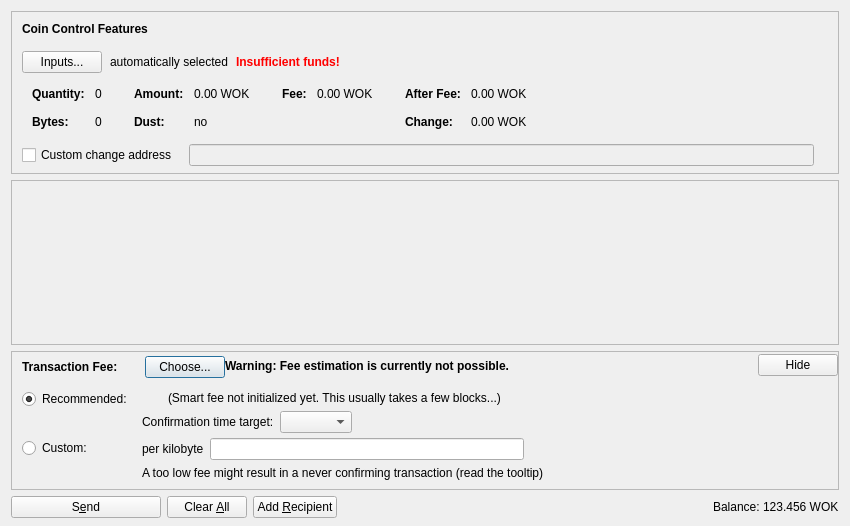
<?xml version="1.0" encoding="UTF-8"?>
<ui version="4.0">
 <class>SendCoinsDialog</class>
 <widget class="QDialog" name="SendCoinsDialog">
  <property name="geometry">
   <rect>
    <x>0</x>
    <y>0</y>
    <width>850</width>
    <height>526</height>
   </rect>
  </property>
  <property name="windowTitle">
   <string>Send Coins</string>
  </property>
  <layout class="QVBoxLayout" name="verticalLayout" stretch="0,1,0,0">
   <property name="bottomMargin">
    <number>8</number>
   </property>
   <item>
    <widget class="QFrame" name="frameCoinControl">
     <property name="sizePolicy">
      <sizepolicy hsizetype="Expanding" vsizetype="Expanding">
       <horstretch>0</horstretch>
       <verstretch>0</verstretch>
      </sizepolicy>
     </property>
     <property name="maximumSize">
      <size>
       <width>16777215</width>
       <height>16777215</height>
      </size>
     </property>
     <property name="frameShape">
      <enum>QFrame::StyledPanel</enum>
     </property>
     <property name="frameShadow">
      <enum>QFrame::Sunken</enum>
     </property>
     <layout class="QVBoxLayout" name="verticalLayoutCoinControl2">
      <property name="spacing">
       <number>0</number>
      </property>
      <property name="leftMargin">
       <number>0</number>
      </property>
      <property name="topMargin">
       <number>0</number>
      </property>
      <property name="rightMargin">
       <number>0</number>
      </property>
      <property name="bottomMargin">
       <number>6</number>
      </property>
      <item>
       <layout class="QVBoxLayout" name="verticalLayoutCoinControl" stretch="0,0,0,0,1">
        <property name="spacing">
         <number>0</number>
        </property>
        <property name="leftMargin">
         <number>10</number>
        </property>
        <property name="topMargin">
         <number>10</number>
        </property>
        <item>
         <layout class="QHBoxLayout" name="horizontalLayoutCoinControl1">
          <property name="bottomMargin">
           <number>15</number>
          </property>
          <item>
           <widget class="QLabel" name="labelCoinControlFeatures">
            <property name="sizePolicy">
             <sizepolicy hsizetype="Preferred" vsizetype="Maximum">
              <horstretch>0</horstretch>
              <verstretch>0</verstretch>
             </sizepolicy>
            </property>
            <property name="font">
             <font>
              <weight>75</weight>
              <bold>true</bold>
             </font>
            </property>
            <property name="styleSheet">
             <string notr="true">font-weight:bold;</string>
            </property>
            <property name="text">
             <string>Coin Control Features</string>
            </property>
           </widget>
          </item>
         </layout>
        </item>
        <item>
         <layout class="QHBoxLayout" name="horizontalLayoutCoinControl2" stretch="0,0,0,0">
          <property name="spacing">
           <number>8</number>
          </property>
          <property name="bottomMargin">
           <number>10</number>
          </property>
          <item>
           <widget class="QPushButton" name="pushButtonCoinControl">
            <property name="styleSheet">
             <string notr="true"/>
            </property>
            <property name="text">
             <string>Inputs...</string>
            </property>
            <property name="autoDefault">
             <bool>false</bool>
            </property>
           </widget>
          </item>
          <item>
           <widget class="QLabel" name="labelCoinControlAutomaticallySelected">
            <property name="text">
             <string>automatically selected</string>
            </property>
            <property name="margin">
             <number>5</number>
            </property>
           </widget>
          </item>
          <item>
           <widget class="QLabel" name="labelCoinControlInsuffFunds">
            <property name="font">
             <font>
              <weight>75</weight>
              <bold>true</bold>
             </font>
            </property>
            <property name="styleSheet">
             <string notr="true">color:red;font-weight:bold;</string>
            </property>
            <property name="text">
             <string>Insufficient funds!</string>
            </property>
            <property name="margin">
             <number>5</number>
            </property>
           </widget>
          </item>
          <item>
           <spacer name="horizontalSpacerCoinControl">
            <property name="orientation">
             <enum>Qt::Horizontal</enum>
            </property>
            <property name="sizeHint" stdset="0">
             <size>
              <width>40</width>
              <height>1</height>
             </size>
            </property>
           </spacer>
          </item>
         </layout>
        </item>
        <item>
         <widget class="QWidget" name="widgetCoinControl" native="true">
          <property name="sizePolicy">
           <sizepolicy hsizetype="Preferred" vsizetype="Preferred">
            <horstretch>0</horstretch>
            <verstretch>0</verstretch>
           </sizepolicy>
          </property>
          <property name="minimumSize">
           <size>
            <width>0</width>
            <height>0</height>
           </size>
          </property>
          <property name="styleSheet">
           <string notr="true"/>
          </property>
          <layout class="QHBoxLayout" name="horizontalLayoutCoinControl5">
           <property name="leftMargin">
            <number>0</number>
           </property>
           <property name="topMargin">
            <number>0</number>
           </property>
           <property name="rightMargin">
            <number>0</number>
           </property>
           <property name="bottomMargin">
            <number>0</number>
           </property>
           <item>
            <layout class="QHBoxLayout" name="horizontalLayoutCoinControl3" stretch="0,0,0,1">
             <property name="spacing">
              <number>20</number>
             </property>
             <property name="topMargin">
              <number>0</number>
             </property>
             <property name="bottomMargin">
              <number>10</number>
             </property>
             <item>
              <layout class="QFormLayout" name="formLayoutCoinControl1">
               <property name="horizontalSpacing">
                <number>10</number>
               </property>
               <property name="verticalSpacing">
                <number>14</number>
               </property>
               <property name="leftMargin">
                <number>10</number>
               </property>
               <property name="topMargin">
                <number>4</number>
               </property>
               <property name="rightMargin">
                <number>6</number>
               </property>
               <item row="0" column="0">
                <widget class="QLabel" name="labelCoinControlQuantityText">
                 <property name="font">
                  <font>
                   <weight>75</weight>
                   <bold>true</bold>
                  </font>
                 </property>
                 <property name="text">
                  <string>Quantity:</string>
                 </property>
                 <property name="margin">
                  <number>0</number>
                 </property>
                </widget>
               </item>
               <item row="0" column="1">
                <widget class="QLabel" name="labelCoinControlQuantity">
                 <property name="cursor">
                  <cursorShape>IBeamCursor</cursorShape>
                 </property>
                 <property name="contextMenuPolicy">
                  <enum>Qt::ActionsContextMenu</enum>
                 </property>
                 <property name="text">
                  <string notr="true">0</string>
                 </property>
                 <property name="margin">
                  <number>0</number>
                 </property>
                 <property name="textInteractionFlags">
                  <set>Qt::LinksAccessibleByMouse|Qt::TextSelectableByKeyboard|Qt::TextSelectableByMouse</set>
                 </property>
                </widget>
               </item>
               <item row="1" column="0">
                <widget class="QLabel" name="labelCoinControlBytesText">
                 <property name="font">
                  <font>
                   <weight>75</weight>
                   <bold>true</bold>
                  </font>
                 </property>
                 <property name="text">
                  <string>Bytes:</string>
                 </property>
                </widget>
               </item>
               <item row="1" column="1">
                <widget class="QLabel" name="labelCoinControlBytes">
                 <property name="cursor">
                  <cursorShape>IBeamCursor</cursorShape>
                 </property>
                 <property name="contextMenuPolicy">
                  <enum>Qt::ActionsContextMenu</enum>
                 </property>
                 <property name="text">
                  <string notr="true">0</string>
                 </property>
                 <property name="textInteractionFlags">
                  <set>Qt::LinksAccessibleByMouse|Qt::TextSelectableByKeyboard|Qt::TextSelectableByMouse</set>
                 </property>
                </widget>
               </item>
              </layout>
             </item>
             <item>
              <layout class="QFormLayout" name="formLayoutCoinControl2">
               <property name="horizontalSpacing">
                <number>10</number>
               </property>
               <property name="verticalSpacing">
                <number>14</number>
               </property>
               <property name="leftMargin">
                <number>6</number>
               </property>
               <property name="topMargin">
                <number>4</number>
               </property>
               <property name="rightMargin">
                <number>6</number>
               </property>
               <item row="0" column="0">
                <widget class="QLabel" name="labelCoinControlAmountText">
                 <property name="font">
                  <font>
                   <weight>75</weight>
                   <bold>true</bold>
                  </font>
                 </property>
                 <property name="text">
                  <string>Amount:</string>
                 </property>
                 <property name="margin">
                  <number>0</number>
                 </property>
                </widget>
               </item>
               <item row="0" column="1">
                <widget class="QLabel" name="labelCoinControlAmount">
                 <property name="cursor">
                  <cursorShape>IBeamCursor</cursorShape>
                 </property>
                 <property name="contextMenuPolicy">
                  <enum>Qt::ActionsContextMenu</enum>
                 </property>
                 <property name="text">
                  <string notr="true">0.00 WOK</string>
                 </property>
                 <property name="textInteractionFlags">
                  <set>Qt::LinksAccessibleByMouse|Qt::TextSelectableByKeyboard|Qt::TextSelectableByMouse</set>
                 </property>
                </widget>
               </item>
               <item row="1" column="0">
                <widget class="QLabel" name="labelCoinControlLowOutputText">
                 <property name="font">
                  <font>
                   <weight>75</weight>
                   <bold>true</bold>
                  </font>
                 </property>
                 <property name="text">
                  <string>Dust:</string>
                 </property>
                </widget>
               </item>
               <item row="1" column="1">
                <widget class="QLabel" name="labelCoinControlLowOutput">
                 <property name="cursor">
                  <cursorShape>IBeamCursor</cursorShape>
                 </property>
                 <property name="contextMenuPolicy">
                  <enum>Qt::ActionsContextMenu</enum>
                 </property>
                 <property name="text">
                  <string notr="true">no</string>
                 </property>
                 <property name="textInteractionFlags">
                  <set>Qt::LinksAccessibleByMouse|Qt::TextSelectableByKeyboard|Qt::TextSelectableByMouse</set>
                 </property>
                </widget>
               </item>
              </layout>
             </item>
             <item>
              <layout class="QFormLayout" name="formLayoutCoinControl3">
               <property name="horizontalSpacing">
                <number>10</number>
               </property>
               <property name="verticalSpacing">
                <number>14</number>
               </property>
               <property name="leftMargin">
                <number>6</number>
               </property>
               <property name="topMargin">
                <number>4</number>
               </property>
               <property name="rightMargin">
                <number>6</number>
               </property>
               <item row="0" column="0">
                <widget class="QLabel" name="labelCoinControlFeeText">
                 <property name="font">
                  <font>
                   <weight>75</weight>
                   <bold>true</bold>
                  </font>
                 </property>
                 <property name="text">
                  <string>Fee:</string>
                 </property>
                 <property name="margin">
                  <number>0</number>
                 </property>
                </widget>
               </item>
               <item row="0" column="1">
                <widget class="QLabel" name="labelCoinControlFee">
                 <property name="cursor">
                  <cursorShape>IBeamCursor</cursorShape>
                 </property>
                 <property name="contextMenuPolicy">
                  <enum>Qt::ActionsContextMenu</enum>
                 </property>
                 <property name="text">
                  <string notr="true">0.00 WOK</string>
                 </property>
                 <property name="textInteractionFlags">
                  <set>Qt::LinksAccessibleByMouse|Qt::TextSelectableByKeyboard|Qt::TextSelectableByMouse</set>
                 </property>
                </widget>
               </item>
              </layout>
             </item>
             <item>
              <layout class="QFormLayout" name="formLayoutCoinControl4">
               <property name="horizontalSpacing">
                <number>10</number>
               </property>
               <property name="verticalSpacing">
                <number>14</number>
               </property>
               <property name="leftMargin">
                <number>6</number>
               </property>
               <property name="topMargin">
                <number>4</number>
               </property>
               <property name="rightMargin">
                <number>6</number>
               </property>
               <item row="0" column="0">
                <widget class="QLabel" name="labelCoinControlAfterFeeText">
                 <property name="font">
                  <font>
                   <weight>75</weight>
                   <bold>true</bold>
                  </font>
                 </property>
                 <property name="text">
                  <string>After Fee:</string>
                 </property>
                 <property name="margin">
                  <number>0</number>
                 </property>
                </widget>
               </item>
               <item row="0" column="1">
                <widget class="QLabel" name="labelCoinControlAfterFee">
                 <property name="cursor">
                  <cursorShape>IBeamCursor</cursorShape>
                 </property>
                 <property name="contextMenuPolicy">
                  <enum>Qt::ActionsContextMenu</enum>
                 </property>
                 <property name="text">
                  <string notr="true">0.00 WOK</string>
                 </property>
                 <property name="textInteractionFlags">
                  <set>Qt::LinksAccessibleByMouse|Qt::TextSelectableByKeyboard|Qt::TextSelectableByMouse</set>
                 </property>
                </widget>
               </item>
               <item row="1" column="0">
                <widget class="QLabel" name="labelCoinControlChangeText">
                 <property name="font">
                  <font>
                   <weight>75</weight>
                   <bold>true</bold>
                  </font>
                 </property>
                 <property name="text">
                  <string>Change:</string>
                 </property>
                </widget>
               </item>
               <item row="1" column="1">
                <widget class="QLabel" name="labelCoinControlChange">
                 <property name="cursor">
                  <cursorShape>IBeamCursor</cursorShape>
                 </property>
                 <property name="contextMenuPolicy">
                  <enum>Qt::ActionsContextMenu</enum>
                 </property>
                 <property name="text">
                  <string notr="true">0.00 WOK</string>
                 </property>
                 <property name="textInteractionFlags">
                  <set>Qt::LinksAccessibleByMouse|Qt::TextSelectableByKeyboard|Qt::TextSelectableByMouse</set>
                 </property>
                </widget>
               </item>
              </layout>
             </item>
            </layout>
           </item>
          </layout>
         </widget>
        </item>
        <item>
         <layout class="QHBoxLayout" name="horizontalLayoutCoinControl4" stretch="0,0,0">
          <property name="spacing">
           <number>12</number>
          </property>
          <property name="sizeConstraint">
           <enum>QLayout::SetDefaultConstraint</enum>
          </property>
          <property name="topMargin">
           <number>5</number>
          </property>
          <property name="rightMargin">
           <number>5</number>
          </property>
          <item>
           <widget class="QCheckBox" name="checkBoxCoinControlChange">
            <property name="toolTip">
             <string>If this is activated, but the change address is empty or invalid, change will be sent to a newly generated address.</string>
            </property>
            <property name="text">
             <string>Custom change address</string>
            </property>
           </widget>
          </item>
          <item>
           <widget class="QValidatedLineEdit" name="lineEditCoinControlChange">
            <property name="enabled">
             <bool>false</bool>
            </property>
            <property name="sizePolicy">
             <sizepolicy hsizetype="Expanding" vsizetype="Fixed">
              <horstretch>0</horstretch>
              <verstretch>0</verstretch>
             </sizepolicy>
            </property>
           </widget>
          </item>
          <item>
           <widget class="QLabel" name="labelCoinControlChangeLabel">
            <property name="sizePolicy">
             <sizepolicy hsizetype="Preferred" vsizetype="Expanding">
              <horstretch>0</horstretch>
              <verstretch>0</verstretch>
             </sizepolicy>
            </property>
            <property name="minimumSize">
             <size>
              <width>0</width>
              <height>0</height>
             </size>
            </property>
            <property name="text">
             <string/>
            </property>
            <property name="margin">
             <number>3</number>
            </property>
           </widget>
          </item>
         </layout>
        </item>
        <item>
         <spacer name="verticalSpacerCoinControl">
          <property name="orientation">
           <enum>Qt::Vertical</enum>
          </property>
          <property name="sizeHint" stdset="0">
           <size>
            <width>800</width>
            <height>1</height>
           </size>
          </property>
         </spacer>
        </item>
       </layout>
      </item>
     </layout>
    </widget>
   </item>
   <item>
    <widget class="QScrollArea" name="scrollArea">
     <property name="widgetResizable">
      <bool>true</bool>
     </property>
     <widget class="QWidget" name="scrollAreaWidgetContents">
      <property name="geometry">
       <rect>
        <x>0</x>
        <y>0</y>
        <width>830</width>
        <height>104</height>
       </rect>
      </property>
      <layout class="QVBoxLayout" name="verticalLayout_2" stretch="0,1">
       <property name="leftMargin">
        <number>0</number>
       </property>
       <property name="topMargin">
        <number>0</number>
       </property>
       <property name="rightMargin">
        <number>0</number>
       </property>
       <property name="bottomMargin">
        <number>0</number>
       </property>
       <item>
        <layout class="QVBoxLayout" name="entries">
         <property name="spacing">
          <number>6</number>
         </property>
        </layout>
       </item>
       <item>
        <spacer name="verticalSpacer">
         <property name="orientation">
          <enum>Qt::Vertical</enum>
         </property>
         <property name="sizeHint" stdset="0">
          <size>
           <width>20</width>
           <height>40</height>
          </size>
         </property>
        </spacer>
       </item>
      </layout>
     </widget>
    </widget>
   </item>
   <item>
    <widget class="QFrame" name="frameFee">
     <property name="sizePolicy">
      <sizepolicy hsizetype="Expanding" vsizetype="Expanding">
       <horstretch>0</horstretch>
       <verstretch>0</verstretch>
      </sizepolicy>
     </property>
     <property name="maximumSize">
      <size>
       <width>16777215</width>
       <height>16777215</height>
      </size>
     </property>
     <property name="frameShape">
      <enum>QFrame::StyledPanel</enum>
     </property>
     <property name="frameShadow">
      <enum>QFrame::Sunken</enum>
     </property>
     <layout class="QVBoxLayout" name="verticalLayoutFee1">
      <property name="spacing">
       <number>0</number>
      </property>
      <property name="leftMargin">
       <number>0</number>
      </property>
      <property name="topMargin">
       <number>0</number>
      </property>
      <property name="rightMargin">
       <number>0</number>
      </property>
      <property name="bottomMargin">
       <number>0</number>
      </property>
      <item>
       <layout class="QVBoxLayout" name="verticalLayoutFee2" stretch="0,0,0">
        <property name="spacing">
         <number>0</number>
        </property>
        <property name="leftMargin">
         <number>10</number>
        </property>
        <property name="topMargin">
         <number>0</number>
        </property>
        <item>
         <layout class="QHBoxLayout" name="horizontalLayoutFee1">
          <property name="bottomMargin">
           <number>0</number>
          </property>
          <item>
           <layout class="QVBoxLayout" name="verticalLayoutFee7">
            <property name="spacing">
             <number>0</number>
            </property>
            <item>
             <spacer name="verticalSpacerSmartFee">
              <property name="orientation">
               <enum>Qt::Vertical</enum>
              </property>
              <property name="sizeType">
               <enum>QSizePolicy::Fixed</enum>
              </property>
              <property name="sizeHint" stdset="0">
               <size>
                <width>1</width>
                <height>4</height>
               </size>
              </property>
             </spacer>
            </item>
            <item>
             <layout class="QHBoxLayout" name="horizontalLayoutSmartFee">
              <property name="spacing">
               <number>10</number>
              </property>
              <item>
               <widget class="QLabel" name="labelFeeHeadline">
                <property name="sizePolicy">
                 <sizepolicy hsizetype="Preferred" vsizetype="Maximum">
                  <horstretch>0</horstretch>
                  <verstretch>0</verstretch>
                 </sizepolicy>
                </property>
                <property name="font">
                 <font>
                  <weight>75</weight>
                  <bold>true</bold>
                 </font>
                </property>
                <property name="styleSheet">
                 <string notr="true">font-weight:bold;</string>
                </property>
                <property name="text">
                 <string>Transaction Fee:</string>
                </property>
               </widget>
              </item>
              <item>
               <widget class="QLabel" name="labelFeeMinimized">
                <property name="text">
                 <string/>
                </property>
               </widget>
              </item>
              <item>
               <widget class="QPushButton" name="buttonChooseFee">
                <property name="text">
                 <string>Choose...</string>
                </property>
               </widget>
              </item>
             </layout>
            </item>
            <item>
             <spacer name="verticalSpacer_5">
              <property name="orientation">
               <enum>Qt::Vertical</enum>
              </property>
              <property name="sizeHint" stdset="0">
               <size>
                <width>1</width>
                <height>1</height>
               </size>
              </property>
             </spacer>
            </item>
           </layout>
          </item>
          <item>
           <widget class="QLabel" name="fallbackFeeWarningLabel">
            <property name="toolTip">
             <string>Using the fallbackfee can result in sending a transaction that will take several hours or days (or never) to confirm. Consider choosing your fee manually or wait until you have validated the complete chain.</string>
            </property>
            <property name="font">
            <font>
                <weight>75</weight>
                <bold>true</bold>
            </font>
            </property>
            <property name="text">
             <string>Warning: Fee estimation is currently not possible.</string>
            </property>
            <property name="wordWrap">
             <bool>false</bool>
            </property>
           </widget>
          </item>
          <item>
           <spacer name="horizontalSpacer_4">
            <property name="orientation">
             <enum>Qt::Horizontal</enum>
            </property>
            <property name="sizeType">
             <enum>QSizePolicy::MinimumExpanding</enum>
            </property>
            <property name="sizeHint" stdset="0">
             <size>
              <width>40</width>
              <height>20</height>
             </size>
            </property>
           </spacer>
          </item>
          <item>
           <widget class="QPushButton" name="buttonMinimizeFee">
            <property name="toolTip">
             <string>collapse fee-settings</string>
            </property>
            <property name="text">
             <string>Hide</string>
            </property>
           </widget>
          </item>
         </layout>
        </item>
        <item>
         <widget class="QFrame" name="frameFeeSelection">
          <layout class="QVBoxLayout" name="verticalLayoutFee12">
           <property name="spacing">
            <number>0</number>
           </property>
           <property name="leftMargin">
            <number>0</number>
           </property>
           <property name="topMargin">
            <number>0</number>
           </property>
           <property name="rightMargin">
            <number>0</number>
           </property>
           <property name="bottomMargin">
            <number>0</number>
           </property>
           <item>
            <layout class="QGridLayout" name="gridLayoutFee">
             <property name="topMargin">
              <number>10</number>
             </property>
             <property name="bottomMargin">
              <number>4</number>
             </property>
             <property name="horizontalSpacing">
              <number>10</number>
             </property>
             <property name="verticalSpacing">
              <number>4</number>
             </property>
             <item row="1" column="1">
              <layout class="QVBoxLayout" name="verticalLayoutFee8">
               <property name="spacing">
                <number>6</number>
               </property>
               <item>
                <layout class="QHBoxLayout" name="horizontalLayoutFee13">
                 <item>
                  <widget class="QLabel" name="labelCustomPerKilobyte">
                   <property name="toolTip">
                    <string>Specify a custom fee per kB (1,000 bytes) of the transaction's virtual size.

Note:  Since the fee is calculated on a per-byte basis, a fee of "100 satoshis per kB" for a transaction size of 500 bytes (half of 1 kB) would ultimately yield a fee of only 50 satoshis.</string>
                   </property>
                   <property name="text">
                    <string>per kilobyte</string>
                   </property>
                  </widget>
                 </item>
                 <item>
                  <widget class="BitcoinAmountField" name="customFee"/>
                 </item>
                 <item>
                  <spacer name="horizontalSpacer_6">
                   <property name="orientation">
                    <enum>Qt::Horizontal</enum>
                   </property>
                   <property name="sizeHint" stdset="0">
                    <size>
                     <width>1</width>
                     <height>1</height>
                    </size>
                   </property>
                  </spacer>
                 </item>
                </layout>
               </item>
               <item>
                <layout class="QHBoxLayout" name="horizontalLayoutFee8">
                 <item>
                  <widget class="QLabel" name="labelCustomFeeWarning">
                   <property name="enabled">
                    <bool>true</bool>
                   </property>
                   <property name="toolTip">
                    <string>When there is less transaction volume than space in the blocks, miners as well as relaying nodes may enforce a minimum fee. Paying only this minimum fee is just fine, but be aware that this can result in a never confirming transaction once there is more demand for workcoin transactions than the network can process.</string>
                   </property>
                   <property name="text">
                    <string>A too low fee might result in a never confirming transaction (read the tooltip)</string>
                   </property>
                  </widget>
                 </item>
                 <item>
                  <spacer name="horizontalSpacer_2">
                   <property name="orientation">
                    <enum>Qt::Horizontal</enum>
                   </property>
                   <property name="sizeHint" stdset="0">
                    <size>
                     <width>1</width>
                     <height>1</height>
                    </size>
                   </property>
                  </spacer>
                 </item>
                </layout>
               </item>
              </layout>
             </item>
             <item row="0" column="0">
              <layout class="QVBoxLayout" name="verticalLayoutFee4" stretch="0,1">
               <item>
                <widget class="QRadioButton" name="radioSmartFee">
                 <property name="text">
                  <string>Recommended:</string>
                 </property>
                 <property name="checked">
                  <bool>true</bool>
                 </property>
                 <attribute name="buttonGroup">
                  <string notr="true">groupFee</string>
                 </attribute>
                </widget>
               </item>
               <item>
                <spacer name="verticalSpacer_2">
                 <property name="orientation">
                  <enum>Qt::Vertical</enum>
                 </property>
                 <property name="sizeHint" stdset="0">
                  <size>
                   <width>1</width>
                   <height>1</height>
                  </size>
                 </property>
                </spacer>
               </item>
              </layout>
             </item>
             <item row="1" column="0">
              <layout class="QVBoxLayout" name="verticalLayoutFee9" stretch="0,1">
               <item>
                <widget class="QRadioButton" name="radioCustomFee">
                 <property name="text">
                  <string>Custom:</string>
                 </property>
                 <attribute name="buttonGroup">
                  <string notr="true">groupFee</string>
                 </attribute>
                </widget>
               </item>
               <item>
                <spacer name="verticalSpacer_6">
                 <property name="orientation">
                  <enum>Qt::Vertical</enum>
                 </property>
                 <property name="sizeHint" stdset="0">
                  <size>
                   <width>1</width>
                   <height>1</height>
                  </size>
                 </property>
                </spacer>
               </item>
              </layout>
             </item>
             <item row="0" column="1">
              <layout class="QVBoxLayout" name="verticalLayoutFee3" stretch="0,0,1">
               <property name="spacing">
                <number>6</number>
               </property>
               <property name="topMargin">
                <number>2</number>
               </property>
               <item>
                <layout class="QHBoxLayout" name="horizontalLayoutFee12">
                 <item>
                  <widget class="QLabel" name="labelSmartFee">
                   <property name="text">
                    <string/>
                   </property>
                  </widget>
                 </item>
                 <item>
                  <widget class="QLabel" name="labelFeeEstimation">
                   <property name="text">
                    <string/>
                   </property>
                  </widget>
                 </item>
                 <item>
                  <widget class="QLabel" name="labelSmartFee2">
                   <property name="text">
                    <string>(Smart fee not initialized yet. This usually takes a few blocks...)</string>
                   </property>
                  </widget>
                 </item>
                 <item>
                  <spacer name="horizontalSpacer_5">
                   <property name="orientation">
                    <enum>Qt::Horizontal</enum>
                   </property>
                   <property name="sizeHint" stdset="0">
                    <size>
                     <width>1</width>
                     <height>1</height>
                    </size>
                   </property>
                  </spacer>
                 </item>
                </layout>
               </item>
               <item>
                <layout class="QHBoxLayout" name="horizontalLayoutFee9">
                 <item>
                  <layout class="QVBoxLayout" name="verticalLayoutFee6">
                   <item>
                    <widget class="QLabel" name="labelSmartFee3">
                     <property name="text">
                      <string>Confirmation time target:</string>
                     </property>
                    </widget>
                   </item>
                  </layout>
                 </item>
                 <item>
                  <layout class="QVBoxLayout" name="verticalLayoutFee5">
                   <property name="rightMargin">
                    <number>30</number>
                   </property>
                   <item>
                    <layout class="QHBoxLayout" name="horizontalLayoutConfTarget">
                     <property name="bottomMargin">
                      <number>0</number>
                     </property>
                     <item>
                      <widget class="QComboBox" name="confTargetSelector"/>
                     </item>
                     <item>
                      <spacer name="horizontalSpacerConfTarget">
                       <property name="orientation">
                        <enum>Qt::Horizontal</enum>
                       </property>
                       <property name="sizeHint" stdset="0">
                        <size>
                         <width>40</width>
                         <height>20</height>
                        </size>
                       </property>
                      </spacer>
                     </item>
                    </layout>
                   </item>
                  </layout>
                 </item>
                </layout>
               </item>
               <item>
                <spacer name="verticalSpacer_4">
                 <property name="orientation">
                  <enum>Qt::Vertical</enum>
                 </property>
                 <property name="sizeHint" stdset="0">
                  <size>
                   <width>1</width>
                   <height>1</height>
                  </size>
                 </property>
                </spacer>
               </item>
              </layout>
             </item>
            </layout>
           </item>
          </layout>
         </widget>
        </item>
        <item>
         <spacer name="verticalSpacerFee">
          <property name="orientation">
           <enum>Qt::Vertical</enum>
          </property>
          <property name="sizeHint" stdset="0">
           <size>
            <width>40</width>
            <height>5</height>
           </size>
          </property>
         </spacer>
        </item>
       </layout>
      </item>
     </layout>
    </widget>
   </item>
   <item>
    <layout class="QHBoxLayout" name="horizontalLayout">
     <item>
      <widget class="QPushButton" name="sendButton">
       <property name="minimumSize">
        <size>
         <width>150</width>
         <height>0</height>
        </size>
       </property>
       <property name="toolTip">
        <string>Confirm the send action</string>
       </property>
       <property name="text">
        <string>S&amp;end</string>
       </property>
       <property name="icon">
        <iconset resource="../bitcoin.qrc">
         <normaloff>:/icons/send</normaloff>:/icons/send</iconset>
       </property>
       <property name="autoDefault">
        <bool>false</bool>
       </property>
       <property name="default">
        <bool>false</bool>
       </property>
      </widget>
     </item>
     <item>
      <widget class="QPushButton" name="clearButton">
       <property name="sizePolicy">
        <sizepolicy hsizetype="Minimum" vsizetype="Fixed">
         <horstretch>0</horstretch>
         <verstretch>0</verstretch>
        </sizepolicy>
       </property>
       <property name="toolTip">
        <string>Clear all fields of the form.</string>
       </property>
       <property name="text">
        <string>Clear &amp;All</string>
       </property>
       <property name="icon">
        <iconset resource="../bitcoin.qrc">
         <normaloff>:/icons/remove</normaloff>:/icons/remove</iconset>
       </property>
       <property name="autoDefault">
        <bool>false</bool>
       </property>
      </widget>
     </item>
     <item>
      <widget class="QPushButton" name="addButton">
       <property name="toolTip">
        <string>Send to multiple recipients at once</string>
       </property>
       <property name="text">
        <string>Add &amp;Recipient</string>
       </property>
       <property name="icon">
        <iconset resource="../bitcoin.qrc">
         <normaloff>:/icons/add</normaloff>:/icons/add</iconset>
       </property>
       <property name="autoDefault">
        <bool>false</bool>
       </property>
      </widget>
     </item>
     <item>
      <spacer name="horizontalSpacer">
       <property name="orientation">
        <enum>Qt::Horizontal</enum>
       </property>
       <property name="sizeHint" stdset="0">
        <size>
         <width>40</width>
         <height>20</height>
        </size>
       </property>
      </spacer>
     </item>
     <item>
      <layout class="QHBoxLayout" name="horizontalLayout_2">
       <property name="spacing">
        <number>3</number>
       </property>
       <item>
        <widget class="QLabel" name="label">
         <property name="sizePolicy">
          <sizepolicy hsizetype="Preferred" vsizetype="Fixed">
           <horstretch>0</horstretch>
           <verstretch>0</verstretch>
          </sizepolicy>
         </property>
         <property name="text">
          <string>Balance:</string>
         </property>
        </widget>
       </item>
       <item>
        <widget class="QLabel" name="labelBalance">
         <property name="sizePolicy">
          <sizepolicy hsizetype="Preferred" vsizetype="Fixed">
           <horstretch>0</horstretch>
           <verstretch>0</verstretch>
          </sizepolicy>
         </property>
         <property name="cursor">
          <cursorShape>IBeamCursor</cursorShape>
         </property>
         <property name="text">
          <string notr="true">123.456 WOK</string>
         </property>
         <property name="textInteractionFlags">
          <set>Qt::LinksAccessibleByMouse|Qt::TextSelectableByKeyboard|Qt::TextSelectableByMouse</set>
         </property>
        </widget>
       </item>
      </layout>
     </item>
    </layout>
   </item>
  </layout>
 </widget>
 <customwidgets>
  <customwidget>
   <class>QValidatedLineEdit</class>
   <extends>QLineEdit</extends>
   <header>qt/qvalidatedlineedit.h</header>
  </customwidget>
  <customwidget>
   <class>BitcoinAmountField</class>
   <extends>QLineEdit</extends>
   <header>qt/bitcoinamountfield.h</header>
   <container>1</container>
  </customwidget>
 </customwidgets>
 <resources>
  <include location="../bitcoin.qrc"/>
 </resources>
 <connections/>
 <buttongroups>
  <buttongroup name="groupFee"/>
 </buttongroups>
</ui>
